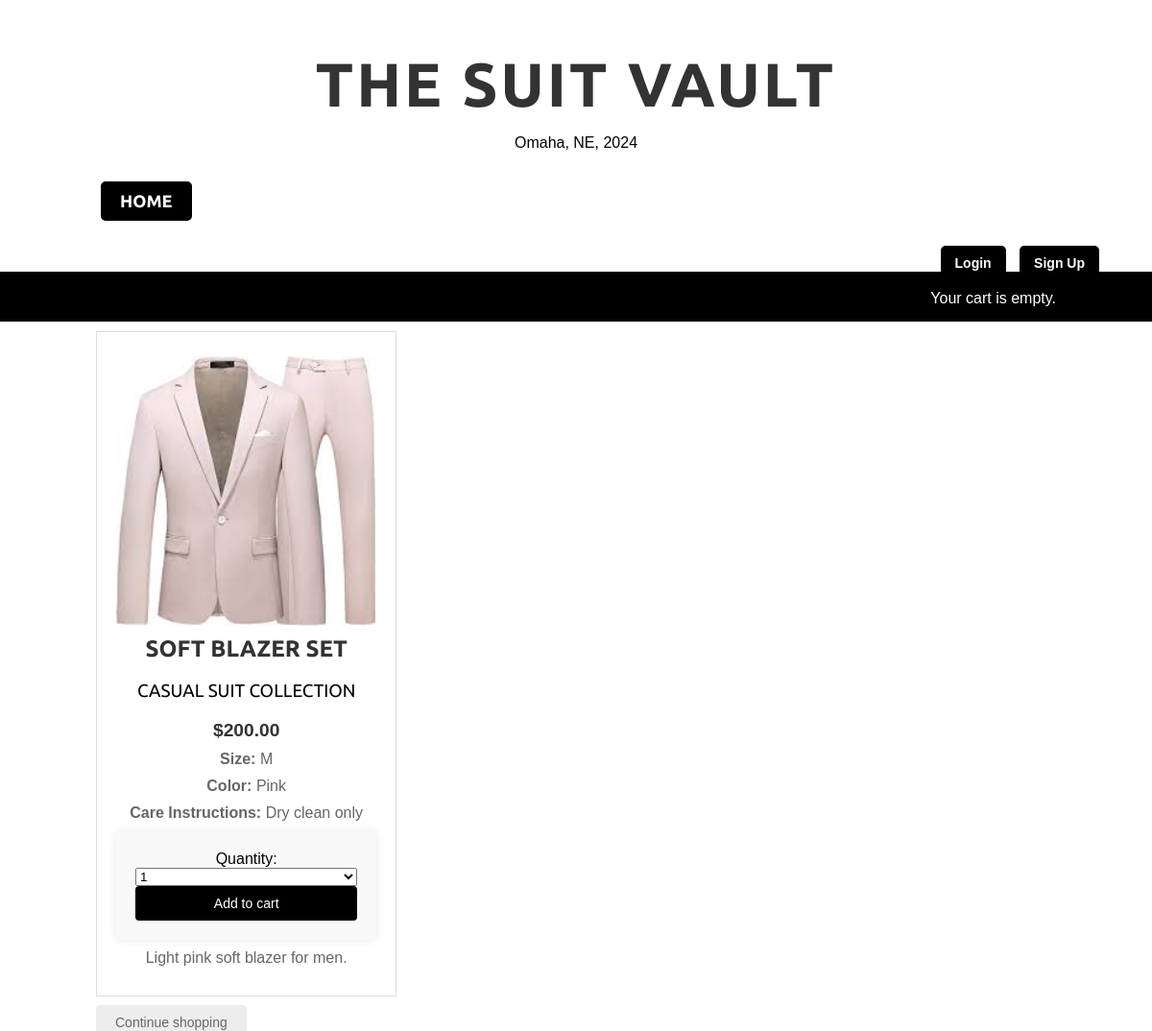
Screenshot of /product/3/soft-blazer-set/ with the database file from the repository.
### shop/models.py (models this page shows, shortened)
class Product(models.Model):
    SIZE_CHOICES = [
        ('S', 'Small'),
        ('M', 'Medium'),
        ('L', 'Large'),
        ('XL', 'Extra Large'),
    ]
    collection = models.ForeignKey(Collection, related_name='products', on_delete=models.CASCADE)  # Changed 'category' to 'collection'
    name = models.CharField(max_length=200, db_index=True)
    slug = models.SlugField(max_length=200, db_index=True)
    image = models.ImageField(upload_to='products/%Y/%m/%d', blank=True)
    size = models.CharField(max_length=2, choices=SIZE_CHOICES, default='M')
    color = models.CharField(max_length=50, null=True, blank=True)
    description = models.TextField(blank=True)
    care_instructions = models.TextField(default="Dry clean only")
    price = models.DecimalField(max_digits=10, decimal_places=2)
    available = models.BooleanField(default=True)
    created = models.DateTimeField(auto_now_add=True)
    updated = models.DateTimeField(auto_now=True)
    quantity = models.IntegerField(default=2)
    class Meta:
        ordering = ('name',)
        index_together = (('id', 'slug'),)

class Collection(models.Model):  # Changed from Category to Collection
    name = models.CharField(max_length=200, db_index=True)
    slug = models.SlugField(max_length=200, unique=True)
    class Meta:
        ordering = ('name',)
        verbose_name = 'collection'  # Changed from 'category' to 'collection'
        verbose_name_plural = 'collections'  # Changed from 'categories' to 'collections'
    def __str__(self):
        return self.name
    def get_absolute_url(self):
        return reverse('shop:product_list_by_collection', args=[self.slug])  # Updated URL name if necessary

### shop/views.py (the view)
# urls.py: path('product/<int:id>/<slug:slug>/', views.product_detail, name='product_detail'),  # Updated path for product detail
def product_detail(request, id, slug):
    product = get_object_or_404(Product, id=id, slug=slug, available=True)
    cart = Cart(request)
    cartquantity = 0
    for item in cart:
        cartproduct = get_object_or_404(Product, id=item['product'].id)
        if product == cartproduct:
            cartquantity = item['quantity']
            break
    if product.quantity - cartquantity > 0:
        choices = [(i, str(i)) for i in range(1, product.quantity - cartquantity + 1)]
    else:
        choices = [(1, 0)]
    cart_product_form = CartAddProductForm(my_choices=choices)
    return render(request, 'shop/product/detail.html', {
        'product': product,
        'cart_product_form': cart_product_form,
        'cart': cart
    })

### cart/forms.py
class CartAddProductForm(forms.Form):
    def __init__(self, *args, **kwargs):
        try: #if choices for quantity drop-down provided
            mychoices = kwargs.pop('my_choices')
            super(CartAddProductForm, self).__init__(*args, **kwargs)
            self.fields["quantity"] = forms.TypedChoiceField(choices=mychoices,
                coerce=int)
        except: #use default of 21 if choices not provided
            super(CartAddProductForm, self).__init__(*args, **kwargs)
            self.fields["quantity"] = forms.TypedChoiceField(choices=[(i, str(i)) for i in range(1, 21)],
                                                             coerce=int)
    update = forms.BooleanField(required=False,
                                    initial=False,
                                    widget=forms.HiddenInput)

### cart/cart.py (called while the page is built)
    def __iter__(self):
        product_ids = self.cart.keys()
        products = Product.objects.filter(id__in=product_ids)
        cart = self.cart.copy()
        for product in products:
            cart[str(product.id)]['product'] = product
        for item in cart.values():
            item['price'] = Decimal(item['price'])
            item['total_price'] = item['price'] * item['quantity']
            yield item

    def __len__(self):
        return sum(item['quantity'] for item in self.cart.values())

### shop/templates/shop/product/detail.html (shortened to what this page needs)
{% extends "shop/base.html" %}
{% load static %}
{% block content %}
    <div class="product-detail">
        <img src="{% if product.image %}{{ product.image.url }}{% else %}{% static "img/no_image.png" %}{% endif %}">
        <h2>{{ product.name }}</h2>
        <h3><a href="{{ product.collection.get_absolute_url }}">{{ product.collection }}</a></h3>
        <p class="price">${{ product.price }}</p>
        <p><strong>Size:</strong> {{ product.size }}</p>
        <p><strong>Color:</strong> {{ product.color }}</p>
        <p><strong>Care Instructions:</strong> {{ product.care_instructions }}</p>
        <form action="{% url "cart:cart_add" product.id %}" method="post">
            {{ cart_product_form }}
            <input type="submit" value="Add to cart">
        </form>
        {{ product.description|linebreaks }}
    </div>
    <br>
    <div>
        <a href="{% url "shop:product_list" %}" class="button light">Continue shopping</a>
    </div>
{% endblock %}

### static/css/base.css (style rules this page uses)
body { margin: 0; padding: 0; font-family: helvetica, sans-serif; }
h2 { font-family: 'Ubuntu', sans-serif; font-weight: 900; font-size: 2rem; margin-top: 20px; margin-bottom: 10px; color: #333; text-transform: uppercase; }
h3, h4, h5, h6 { font-family: 'Ubuntu', sans-serif; font-weight: normal; text-transform: uppercase; }
a { text-decoration: none; color: #000; }
a.button, input[type="submit"] { color: #fff; background: #000; border-radius: 4px; padding: 10px 20px; font-size: 14px; border: 0; }
a.button.light { color: #666; background: #ededed; }
.product-detail { border: 1px solid #ddd; padding: 20px; width: calc(33.333% - 20px); box-sizing: border-box; text-align: center; margin-top: 10px; overflow: visible; }
.product-detail img { width: 100%; height: auto; object-fit: contain; margin-bottom: 10px; display: block; padding-top: 5px; }
.product-detail h2 { margin-top: 10px; font-size: 1.5rem; }
.product-detail .price { color: #333; font-size: 1.2rem; font-weight: bold; margin: 10px 0; }
.product-detail p { font-size: 1rem; color: #666; margin: 10px 0; }
form { background: #f9f9f9; padding: 20px; border-radius: 5px; box-shadow: 0 0 10px rgba(0, 0, 0, 0.1); }
h2 { font-weight: bold; }
form { display: flex; flex-direction: column; background: #f9f9f9; padding: 20px; border-radius: 5px; box-shadow: 0 0 10px rgba(0, 0, 0, 0.1); max-width: 500px; margin: 0 auto; }

### rows the page displays
Product: image (picture), name "SOFT BLAZER SET", collection "CASUAL SUIT COLLECTION", price "200.00", size "M", color "Pink", care_instructions "Dry clean only", description "Light pink soft blazer for men."
